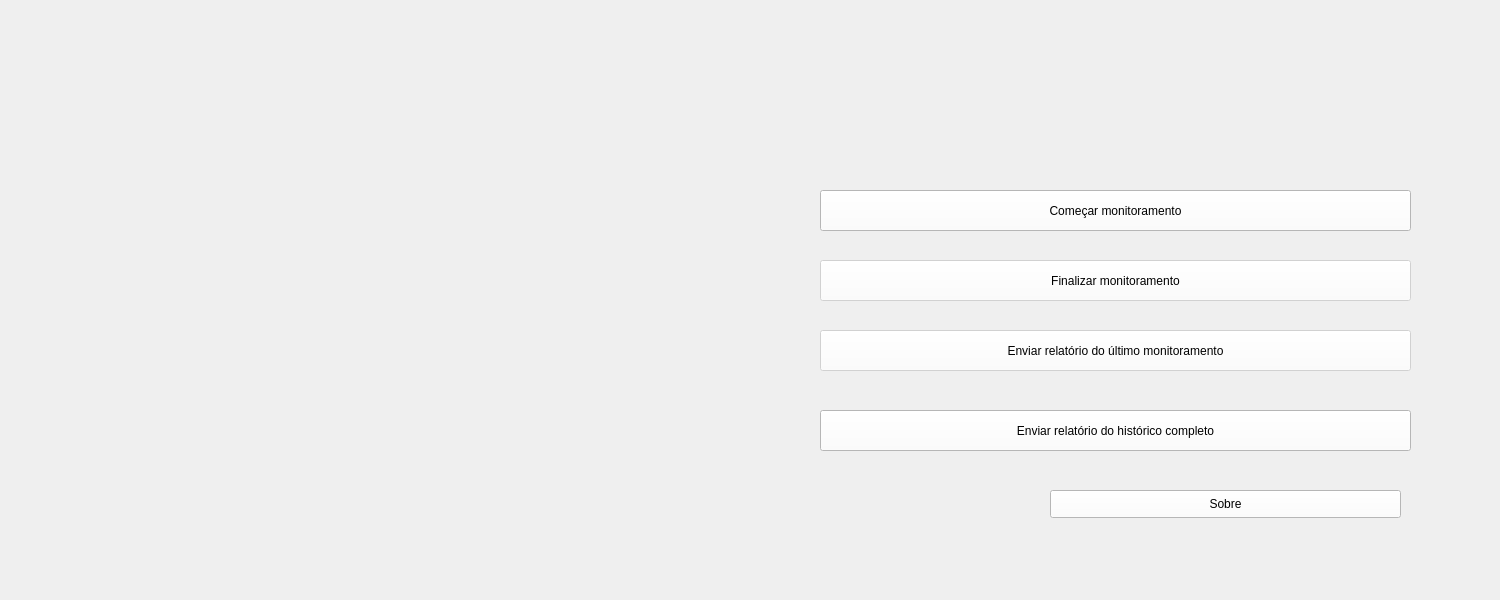
<?xml version="1.0" encoding="UTF-8"?>
<ui version="4.0">
 <class>Kairos</class>
 <widget class="QMainWindow" name="Kairos">
  <property name="geometry">
   <rect>
    <x>0</x>
    <y>0</y>
    <width>1500</width>
    <height>600</height>
   </rect>
  </property>
  <property name="sizePolicy">
   <sizepolicy hsizetype="Ignored" vsizetype="Preferred">
    <horstretch>0</horstretch>
    <verstretch>0</verstretch>
   </sizepolicy>
  </property>
  <property name="minimumSize">
   <size>
    <width>1500</width>
    <height>600</height>
   </size>
  </property>
  <property name="maximumSize">
   <size>
    <width>1500</width>
    <height>600</height>
   </size>
  </property>
  <property name="windowTitle">
   <string>KAIROS</string>
  </property>
  <property name="windowIcon">
   <iconset>
    <normaloff>../imgs/icone_padrao.ico</normaloff>../imgs/icone_padrao.ico</iconset>
  </property>
  <widget class="QWidget" name="centralwidget">
   <property name="minimumSize">
    <size>
     <width>1500</width>
     <height>600</height>
    </size>
   </property>
   <property name="maximumSize">
    <size>
     <width>1500</width>
     <height>600</height>
    </size>
   </property>
   <widget class="QLabel" name="background">
    <property name="geometry">
     <rect>
      <x>0</x>
      <y>0</y>
      <width>1500</width>
      <height>600</height>
     </rect>
    </property>
    <property name="minimumSize">
     <size>
      <width>1500</width>
      <height>600</height>
     </size>
    </property>
    <property name="maximumSize">
     <size>
      <width>1500</width>
      <height>600</height>
     </size>
    </property>
    <property name="text">
     <string/>
    </property>
    <property name="pixmap">
     <pixmap>../imgs/background_kairos_gui.png</pixmap>
    </property>
   </widget>
   <widget class="QLabel" name="webcam">
    <property name="geometry">
     <rect>
      <x>70</x>
      <y>80</y>
      <width>640</width>
      <height>480</height>
     </rect>
    </property>
    <property name="minimumSize">
     <size>
      <width>640</width>
      <height>480</height>
     </size>
    </property>
    <property name="maximumSize">
     <size>
      <width>640</width>
      <height>480</height>
     </size>
    </property>
    <property name="text">
     <string/>
    </property>
   </widget>
   <widget class="QPushButton" name="Sobre">
    <property name="geometry">
     <rect>
      <x>1050</x>
      <y>490</y>
      <width>351</width>
      <height>28</height>
     </rect>
    </property>
    <property name="styleSheet">
     <string notr="true">QPushButton{
font: 57 20pt &quot;Dubai Medium&quot;;
color: black;
background-color: white;
}

QPushButton:hover{
background-color: rgb(170, 170, 255);
}


QPushButton:clicked{
}</string>
    </property>
    <property name="text">
     <string>Sobre</string>
    </property>
   </widget>
   <widget class="QPushButton" name="Start">
    <property name="geometry">
     <rect>
      <x>820</x>
      <y>190</y>
      <width>591</width>
      <height>41</height>
     </rect>
    </property>
    <property name="styleSheet">
     <string notr="true">QPushButton{
font: 57 20pt &quot;Dubai Medium&quot;;
color:black;
background-color: white;
}

QPushButton:hover{
background-color: rgb(209, 209, 209);
}

QPushButton:clicked{
}</string>
    </property>
    <property name="text">
     <string>Começar monitoramento</string>
    </property>
   </widget>
   <widget class="QPushButton" name="Finish">
    <property name="enabled">
     <bool>false</bool>
    </property>
    <property name="geometry">
     <rect>
      <x>820</x>
      <y>260</y>
      <width>591</width>
      <height>41</height>
     </rect>
    </property>
    <property name="styleSheet">
     <string notr="true">QPushButton{
font: 57 20pt &quot;Dubai Medium&quot;;
color:black;
background-color: white;
}

QPushButton:hover{
background-color: rgb(209, 209, 209);
}

QPushButton:clicked{
}</string>
    </property>
    <property name="text">
     <string>Finalizar monitoramento</string>
    </property>
   </widget>
   <widget class="QPushButton" name="Relatorio_ultimo">
    <property name="enabled">
     <bool>false</bool>
    </property>
    <property name="geometry">
     <rect>
      <x>820</x>
      <y>330</y>
      <width>591</width>
      <height>41</height>
     </rect>
    </property>
    <property name="styleSheet">
     <string notr="true">QPushButton{
font: 57 20pt &quot;Dubai Medium&quot;;
color:black;
background-color: white;
}

QPushButton:hover{
background-color: rgb(209, 209, 209);
}

QPushButton:clicked{
}</string>
    </property>
    <property name="text">
     <string>Enviar relatório do último monitoramento</string>
    </property>
   </widget>
   <widget class="QPushButton" name="Relatorio_completo">
    <property name="geometry">
     <rect>
      <x>820</x>
      <y>410</y>
      <width>591</width>
      <height>41</height>
     </rect>
    </property>
    <property name="styleSheet">
     <string notr="true">QPushButton{
font: 57 20pt &quot;Dubai Medium&quot;;
color:black;
background-color: white;
}

QPushButton:hover{
background-color: rgb(209, 209, 209);
}

QPushButton:clicked{
}</string>
    </property>
    <property name="text">
     <string>Enviar relatório do histórico completo</string>
    </property>
   </widget>
  </widget>
 </widget>
 <resources/>
 <connections/>
</ui>
